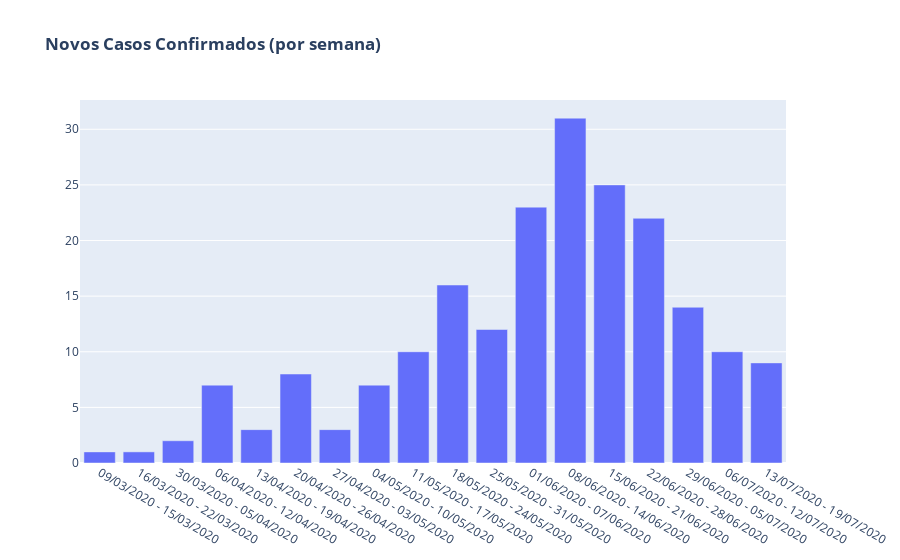

Notebook source saved alongside this figure:
### Code cell
bar_soma_casos_semanais = go.Bar(x = soma_confirmados_semanal_consolidado['Semana_str'],
               y = soma_confirmados_semanal_consolidado['Novos Casos'],
               offsetgroup=0)

layout = go.Layout(
        title = '<b>Novos Casos Confirmados (por semana)</b>')

dat_soma_casos = [bar_soma_casos_semanais]
fig = go.Figure(data=dat_soma_casos, layout=layout)
py.iplot(fig)

### Figure 1 — Plotly figure (JSON) as saved in the notebook; plotly's stock layout.template omitted (floating-point values rounded to 4 significant figures)
{"data": [{"offsetgroup": "0", "type": "bar", "x": ["09/03/2020 - 15/03/2020", "16/03/2020 - 22/03/2020", "30/03/2020 - 05/04/2020", "06/04/2020 - 12/04/2020", "13/04/2020 - 19/04/2020", "20/04/2020 - 26/04/2020", "27/04/2020 - 03/05/2020", "04/05/2020 - 10/05/2020", "11/05/2020 - 17/05/2020", "18/05/2020 - 24/05/2020", "25/05/2020 - 31/05/2020", "01/06/2020 - 07/06/2020", "08/06/2020 - 14/06/2020", "15/06/2020 - 21/06/2020", "22/06/2020 - 28/06/2020", "29/06/2020 - 05/07/2020", "06/07/2020 - 12/07/2020", "13/07/2020 - 19/07/2020"], "y": [1, 1, 2, 7, 3, 8, 3, 7, 10, 16, 12, 23, 31, 25, 22, 14, 10, 9]}], "layout": {"title": {"text": "<b>Novos Casos Confirmados (por semana)</b>"}}}
